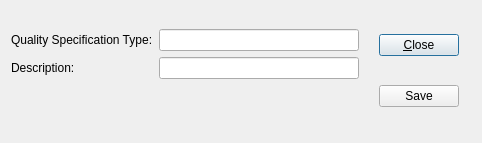
<?xml version="1.0" encoding="UTF-8"?>
<ui version="4.0">
 <comment>This file is part of the Quality Package for xTuple ERP, and is
 Copyright (c) 1999-2016 by OpenMFG LLC, d/b/a xTuple.
 It is licensed to you under the xTuple End-User License Agreement
 ("the EULA"), the full text of which is available at www.xtuple.com/EULA
 While the EULA gives you access to source code and encourages your
 involvement in the development process, this Package is not free software.
 By using this software, you agree to be bound by the terms of the EULA.</comment>
 <class>qspectype</class>
 <widget class="QDialog" name="qspectype">
  <property name="geometry">
   <rect>
    <x>0</x>
    <y>0</y>
    <width>461</width>
    <height>143</height>
   </rect>
  </property>
  <property name="windowTitle">
   <string>Quality Specification Type</string>
  </property>
  <layout class="QGridLayout" name="gridLayout">
   <item row="0" column="0">
    <layout class="QFormLayout" name="formLayout">
     <property name="fieldGrowthPolicy">
      <enum>QFormLayout::FieldsStayAtSizeHint</enum>
     </property>
     <property name="topMargin">
      <number>18</number>
     </property>
     <property name="bottomMargin">
      <number>18</number>
     </property>
     <item row="0" column="0">
      <widget class="QLabel" name="_nameLit">
       <property name="text">
        <string>Quality Specification Type:</string>
       </property>
       <property name="buddy">
        <cstring>_name</cstring>
       </property>
      </widget>
     </item>
     <item row="0" column="1">
      <widget class="XLineEdit" name="_name">
       <property name="minimumSize">
        <size>
         <width>200</width>
         <height>0</height>
        </size>
       </property>
      </widget>
     </item>
     <item row="1" column="0">
      <widget class="QLabel" name="_descripLit">
       <property name="text">
        <string>Description:</string>
       </property>
      </widget>
     </item>
     <item row="1" column="1">
      <widget class="QLineEdit" name="_desc">
       <property name="minimumSize">
        <size>
         <width>200</width>
         <height>0</height>
        </size>
       </property>
      </widget>
     </item>
     <item row="2" column="0">
      <spacer name="verticalSpacer_2">
       <property name="orientation">
        <enum>Qt::Vertical</enum>
       </property>
       <property name="sizeHint" stdset="0">
        <size>
         <width>20</width>
         <height>40</height>
        </size>
       </property>
      </spacer>
     </item>
    </layout>
   </item>
   <item row="0" column="1">
    <layout class="QVBoxLayout" name="verticalLayout">
     <property name="leftMargin">
      <number>14</number>
     </property>
     <property name="rightMargin">
      <number>12</number>
     </property>
     <item>
      <widget class="QPushButton" name="_close">
       <property name="text">
        <string>&amp;Close</string>
       </property>
      </widget>
     </item>
     <item>
      <widget class="QPushButton" name="_save">
       <property name="text">
        <string>Save</string>
       </property>
      </widget>
     </item>
     <item>
      <spacer name="verticalSpacer">
       <property name="orientation">
        <enum>Qt::Vertical</enum>
       </property>
       <property name="sizeType">
        <enum>QSizePolicy::Preferred</enum>
       </property>
       <property name="sizeHint" stdset="0">
        <size>
         <width>20</width>
         <height>0</height>
        </size>
       </property>
      </spacer>
     </item>
    </layout>
   </item>
  </layout>
 </widget>
 <customwidgets>
  <customwidget>
   <class>XLineEdit</class>
   <extends>QLineEdit</extends>
   <header>xlineedit.h</header>
  </customwidget>
 </customwidgets>
 <tabstops>
  <tabstop>_name</tabstop>
  <tabstop>_desc</tabstop>
  <tabstop>_save</tabstop>
  <tabstop>_close</tabstop>
 </tabstops>
 <resources/>
 <connections>
  <connection>
   <sender>_close</sender>
   <signal>clicked()</signal>
   <receiver>qspectype</receiver>
   <slot>close()</slot>
   <hints>
    <hint type="sourcelabel">
     <x>335</x>
     <y>31</y>
    </hint>
    <hint type="destinationlabel">
     <x>246</x>
     <y>7</y>
    </hint>
   </hints>
  </connection>
 </connections>
</ui>
